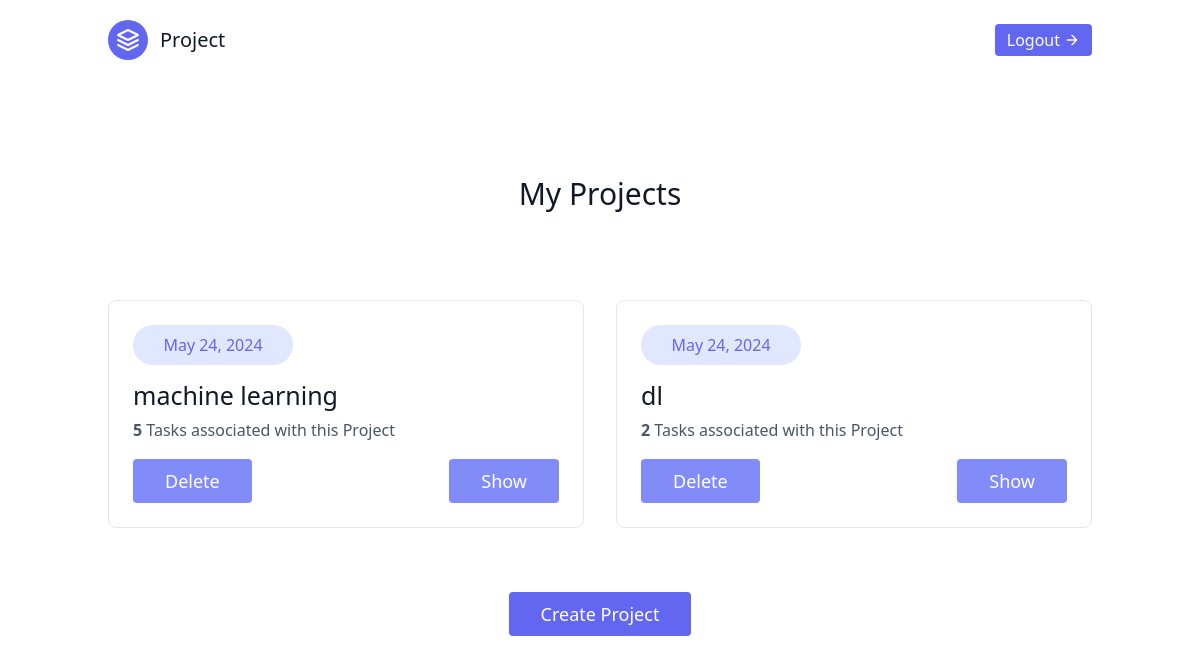
The page /view_project/ (signed in) on the database its author committed.
### homechallenge_app/models.py (models this page shows)
class Project(models.Model):
    title=models.CharField(max_length=100)
    todos=models.IntegerField()
    created_date=models.DateField()
    created_by = models.ForeignKey(User, on_delete=models.CASCADE)

### homechallenge_app/views.py (the view)
# urls.py: path('view_project/', views.view_project, name='view_project'),
@login_required
def view_project(request):
    projects = Project.objects.filter(created_by=request.user)
    return render(request,"view_project.html",{"projects": projects})

### templates/view_project.html (shortened to what this page needs)
{% extends 'base.html' %}
 {% block content %}
<header class="text-gray-600 body-font">
  <div class="container mx-auto flex flex-wrap p-5 flex-col md:flex-row items-center">
    <a class="flex title-font font-medium items-center text-gray-900 mb-4 md:mb-0">
      <svg xmlns="http://www.w3.org/2000/svg" fill="none" stroke="currentColor" stroke-linecap="round" stroke-linejoin="round" stroke-width="2" class="w-10 h-10 text-white p-2 bg-indigo-500 rounded-full" viewBox="0 0 24 24">
        <path d="M12 2L2 7l10 5 10-5-10-5zM2 17l10 5 10-5M2 12l10 5 10-5"></path>
      </svg>
      <span class="ml-3 text-xl">Project</span>
    </a>
    <button class="inline-flex items-center bg-indigo-500 border-0 py-1 px-3 focus:outline-none hover:bg-indigo-200 rounded hover:text-indigo-500 text-white mt-4 md:mt-0"><a href="/logout/">Logout </a>
      <svg fill="none" stroke="currentColor" stroke-linecap="round" stroke-linejoin="round" stroke-width="2" class="w-4 h-4 ml-1" viewBox="0 0 24 24">
        <path d="M5 12h14M12 5l7 7-7 7"></path>
      </svg>
    </button>
  </div>
</header>
<section class="text-gray-600 body-font">
  <div class="container px-5 py-24 mx-auto">
    <div class="flex flex-wrap w-full mb-20 flex-col items-center text-center">
      <h1 class="sm:text-3xl text-2xl font-medium title-font mb-2 text-gray-900">My Projects</h1>
    </div>
    <div class="flex flex-wrap -m-4">
      {% for project in projects %}
      <div class="xl:w-1/3 md:w-1/2 p-4">
        <div class="border border-gray-200 p-6 rounded-lg">
          <div class="flex items-center justify-between mb-4">
            <div class="w-40 h-10 inline-flex items-center justify-center rounded-full bg-indigo-100 text-indigo-500">
              <p>{{project.created_date}}</p>
            </div>
          </div>
          <h2 class="text-lg text-gray-900 font-medium title-font mb-2" style="font-size:25px">{{ project.title }}</h2>
          <p class="leading-relaxed text-base"><b>{{ project.todos }}</b> Tasks associated with this Project</p>
          <div class="flex justify-between mt-4">
            <button class="text-white bg-indigo-400 border-0 py-2 px-8 focus:outline-none hover:bg-red-600 rounded text-lg">
              <a href="/delete_project/{{project.id}}">Delete</a>
            </button>
            <button class="text-white bg-indigo-400 border-0 py-2 px-8 focus:outline-none hover:bg-indigo-600 rounded text-lg">
              <a href="/show_todos/{{project.id}}">Show</a>
            </button>
          </div>
        </div>
      </div>
      {% endfor %}
    </div>
    <button class="flex mx-auto mt-16 text-white bg-indigo-500 border-0 py-2 px-8 focus:outline-none hover:bg-indigo-600 rounded text-lg"><a href="{% url 'create' %}">Create Project</a></button>
  </div>
</section>
{% endblock   %}

### rows shown on the page
Project: created_date "May 24, 2024", title "machine learning", todos "5"
Project: created_date "May 24, 2024", title "dl", todos "2"
